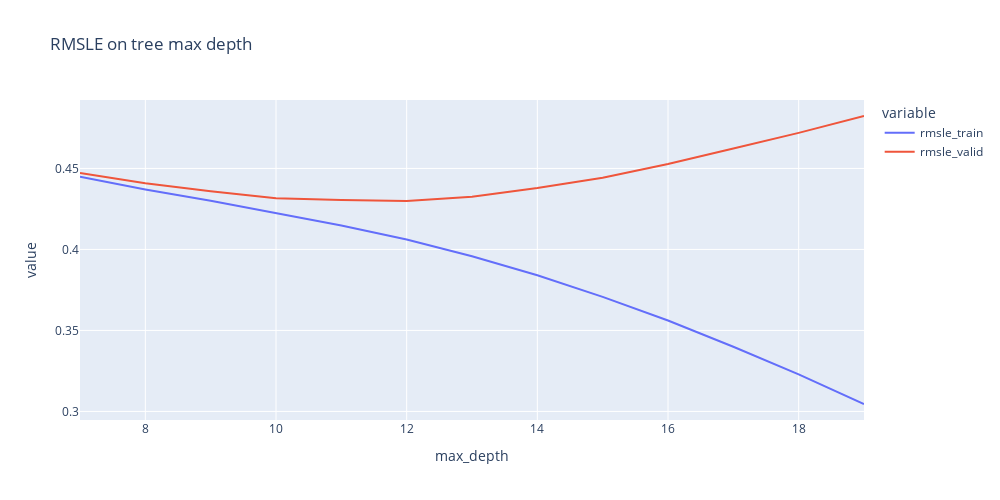

Notebook source saved alongside this figure:
### Markdown cell above
### Задание 5.5.
Переберите все возможные варианты глубины дерева решений в диапазоне от 7 до 20:

max_depths = range(7, 20)

Параметр random_state задайте равным 42.

Постройте линейные графики изменения метрики RMSE на тренировочной и валидационной выборках в зависимости от значения параметра глубины дерева решений. 

а) Найдите оптимальное значение максимальной глубины дерева, для которой будет наблюдаться минимальное значение RMSLE на обучающей выборке, но при этом еще не будет наблюдаться переобучение (валидационная кривая еще не начинает возрастать).

б) Чему равно значение метрик RMSLE на тренировочной и валидационной выборках для дерева решений с выбранной оптимальной глубиной? Ответ округлите до сотых.

### Code cell
max_depths = range(7, 20)
rmsle_train = []
rmsle_valid = []

for max_depth in max_depths:
    dtr = tree.DecisionTreeRegressor(
        max_depth=max_depth,
        random_state=RANDOM_STATE
    )
    dtr.fit(X_train, y_train_log)
    y_train_pred_dtr_log = dtr.predict(X_train)
    y_valid_pred_dtr_log = dtr.predict(X_valid)
    rmsle_train.append(metrics.mean_squared_error(y_train_log, y_train_pred_dtr_log) ** 0.5)
    rmsle_valid.append(metrics.mean_squared_error(y_valid_log, y_valid_pred_dtr_log) ** 0.5)
    
rmsle_df = pd.DataFrame({
    'max_depth': max_depths,
    'rmsle_train': rmsle_train,
    'rmsle_valid': rmsle_valid
})

fig55 = px.line(
    data_frame=rmsle_df,
    x='max_depth',
    y=['rmsle_train', 'rmsle_valid'],
    height=500,
    width=1000,
    title='RMSLE on tree max depth'
)
fig55.show()

opt_ind = rmsle_df['rmsle_valid'].idxmin()
print('Optimal max depth is', rmsle_df['max_depth'].loc[opt_ind])
print('RMSLE on train set:', round(rmsle_df['rmsle_train'].loc[opt_ind], 2))
print('RMSLE on validation set:', round(rmsle_df['rmsle_valid'].loc[opt_ind], 2))

### Figure 1 — Plotly figure (JSON) as saved in the notebook; plotly's stock layout.template omitted (floating-point values rounded to 4 significant figures)
{"data": [{"hovertemplate": "variable=rmsle_train<br>max_depth=%{x}<br>value=%{y}<extra></extra>", "legendgroup": "rmsle_train", "line": {"color": "#636efa", "dash": "solid"}, "marker": {"symbol": "circle"}, "mode": "lines", "name": "rmsle_train", "orientation": "v", "showlegend": true, "type": "scatter", "x": [7, 8, 9, 10, 11, 12, 13, 14, 15, 16, 17, 18, 19], "xaxis": "x", "y": [0.4448, 0.437, 0.43, 0.4226, 0.4148, 0.4061, 0.3958, 0.384, 0.3707, 0.3561, 0.3399, 0.3229, 0.3046], "yaxis": "y"}, {"hovertemplate": "variable=rmsle_valid<br>max_depth=%{x}<br>value=%{y}<extra></extra>", "legendgroup": "rmsle_valid", "line": {"color": "#EF553B", "dash": "solid"}, "marker": {"symbol": "circle"}, "mode": "lines", "name": "rmsle_valid", "orientation": "v", "showlegend": true, "type": "scatter", "x": [7, 8, 9, 10, 11, 12, 13, 14, 15, 16, 17, 18, 19], "xaxis": "x", "y": [0.4472, 0.4408, 0.4359, 0.4317, 0.4304, 0.4299, 0.4325, 0.4379, 0.4443, 0.4528, 0.4623, 0.472, 0.4824], "yaxis": "y"}], "layout": {"height": 500, "legend": {"title": {"text": "variable"}, "tracegroupgap": 0}, "title": {"text": "RMSLE on tree max depth"}, "width": 1000, "xaxis": {"anchor": "y", "domain": [0, 1], "title": {"text": "max_depth"}}, "yaxis": {"anchor": "x", "domain": [0, 1], "title": {"text": "value"}}}}
